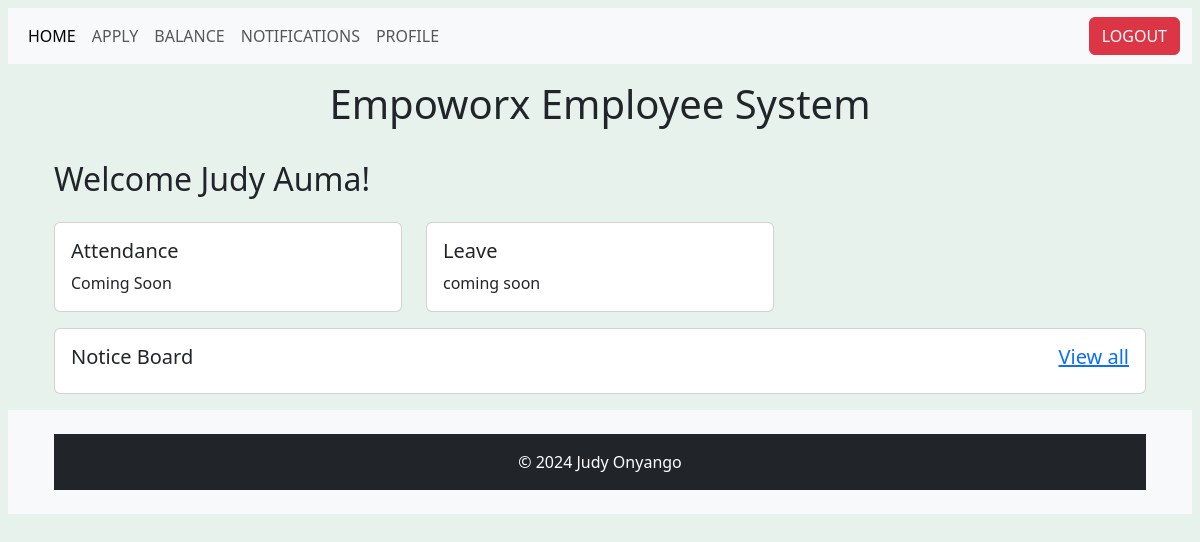
The page / (signed in) on the database as committed earlier.
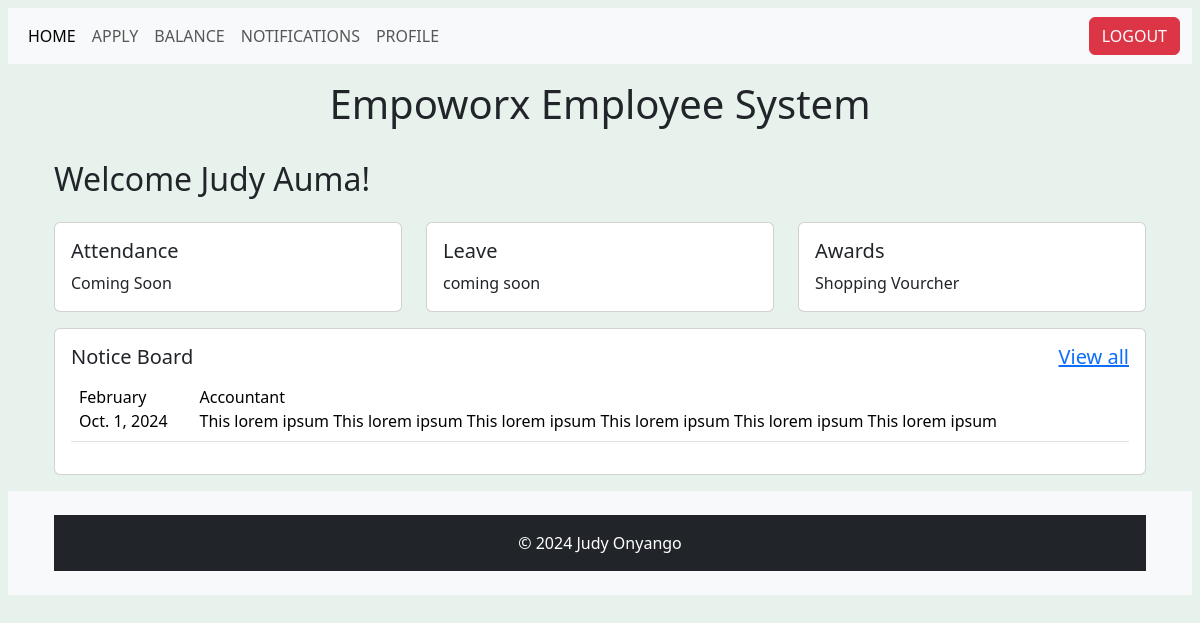
The same page on the database as committed later.
### users/models.py (models this page shows, shortened)
class Awards(models.Model):
    award=models.CharField(max_length=50)

class Notice(models.Model):
    vacancy = models.CharField(max_length=50)
    date=models.DateField()
    month=models.CharField(max_length=50)
    announcements=models.TextField()

### users/views.py (the view)
# urls.py: 2. Add a URL to urlpatterns:  path('', views.home, name='home')
@login_required
def home(request):
    leave_applications = LeaveApplication.objects.filter(user=request.user).order_by('-start_date')
    notice=Notice.objects.all()
    awards=Awards.objects.all()
    leave_applications=LeaveApplication.objects.all()
    return render(request, 'users/home.html', {
        'notice': notice,
        'awards': awards,
        'leave_applications': leave_applications,
    })

### users/templates/users/home.html (shortened to what this page needs)
{% extends "users/base.html" %}
{% block content %}
<div class="container">
    <div class="row">
        <div class="col-12">
            <h1 class="text-center m-3">Empoworx Employee System</h1>
        </div>
    </div>
    <div class="row mt-3">
        <div class="col-12">
            <h2>Welcome  {{ user.first_name }} {{ user.last_name }}!</h2>
        </div>
    </div>
    <div class="row mt-3">
        <div class="col-4">
            <div class="card">
                <div class="card-body">
                    <h5 class="card-title">Attendance</h5>
                    <p class="card-text">Coming Soon</p>
                </div>
            </div>
        </div>
        <div class="col-4">
            <div class="card">
                <div class="card-body">
                    <h5 class="card-title">Leave</h5>
                    <p class="card-text">coming soon</p>
                </div>
            </div>
        </div>
        {% for awards in awards %}
        <div class="col-4">
            <div class="card">
                <div class="card-body">
                    <h5 class="card-title">Awards</h5>
                    <p class="card-text">{{awards.award}}</p>
                </div>
            </div>
        </div>
        {% endfor %}
    </div>
    <div class="row mt-3">
        <div class="col-12">
            <div class="card">
                <div class="card-body">
                    <h5 class="card-title">Notice Board <a href="#" class="float-end">View all</a></h5>
                    {% for notice in notice %}
                    <table class="table">
                        <tbody>
                            <tr>
                                <td>{{notice.month}}<br>{{notice.date}}</td>
                                <td>{{notice.vacancy}}<br>{{notice.announcements}}</td>
                            </tr>
                        </tbody>
                    </table>
                    {% endfor %}
                </div>
            </div>
        </div>
    </div>
</div>
{% endblock %}

Rows that differ between the two databases and show on the page:
added Awards: award "Shopping Vourcher"
added Notice: month "February", date "Oct. 1, 2024", vacancy "Accountant", announcements "This lorem ipsum This lorem ipsum This lorem ipsum This lorem ipsum This lorem ipsum This lorem ipsum"
